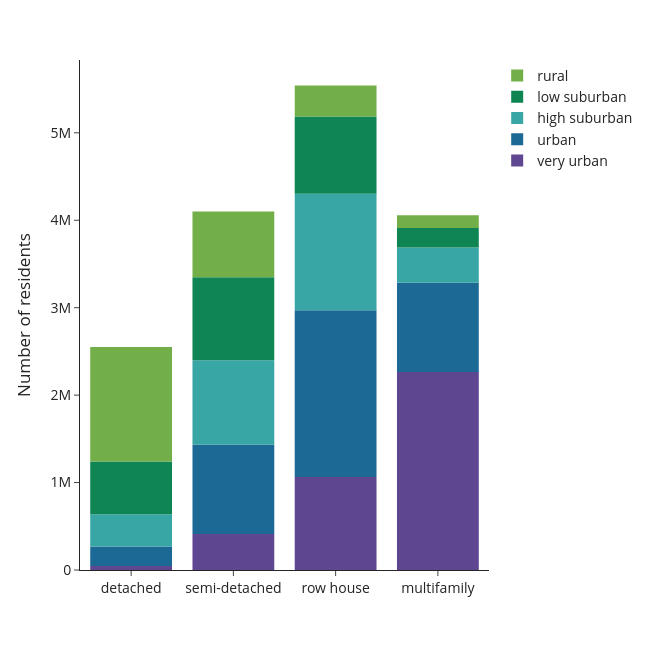

The notebook cell this image was saved under:
### Code cell
df = use['n_hhdmem'+year].groupby(level=[1,3], sort=False).sum().reset_index()
    fig = px.bar(df, y='n_hhdmem'+year, x='typology_lab',color='density_lab', 
                 #text=df['percentage'].apply(lambda x: '{0:.1%}'.format(x)), 
                 labels={'n_hhdmem'+year:'Number of residents',
                         'typology_lab':'',
                         'density_lab':''}, 
                 template='simple_white', 
             color_discrete_sequence=px.colors.qualitative.Prism) 
    #fig.update_traces(textposition='inside')
    fig.update_layout(width=650, height=650, 
                      #xaxis_tickformat = '.0%',
                      font=dict(size=14),
                      legend=dict(
        traceorder='reversed',
        #orientation="h",
        #entrywidth=70,
        #yanchor="bottom",
        #y=1.02,
        #xanchor="left",
        #x=-0.25
    ))
    fig.update_traces(marker_line_width=0)
    fig.write_image('visualisations/'+class_name_short+'/stackedbars_cap_per_type_urb'+year+age_group+'.png', scale=3)
    fig.show()

### Figure 1 — Plotly figure (JSON) as saved in the notebook; plotly's stock layout.template omitted (floating-point values rounded to 4 significant figures)
{"data": [{"alignmentgroup": "True", "hovertemplate": "=%{x}<br>Number of residents=%{y}<extra></extra>", "legendgroup": "very urban", "marker": {"color": "rgb(95, 70, 144)", "line": {"width": 0}, "pattern": {"shape": ""}}, "name": "very urban", "offsetgroup": "very urban", "orientation": "v", "showlegend": true, "textposition": "auto", "type": "bar", "x": ["detached", "semi-detached", "row house", "multifamily"], "xaxis": "x", "y": [44335, 412045, 1062745, 2263730], "yaxis": "y"}, {"alignmentgroup": "True", "hovertemplate": "=%{x}<br>Number of residents=%{y}<extra></extra>", "legendgroup": "urban", "marker": {"color": "rgb(29, 105, 150)", "line": {"width": 0}, "pattern": {"shape": ""}}, "name": "urban", "offsetgroup": "urban", "orientation": "v", "showlegend": true, "textposition": "auto", "type": "bar", "x": ["detached", "semi-detached", "row house", "multifamily"], "xaxis": "x", "y": [224395, 1023460, 1908590, 1022270], "yaxis": "y"}, {"alignmentgroup": "True", "hovertemplate": "=%{x}<br>Number of residents=%{y}<extra></extra>", "legendgroup": "high suburban", "marker": {"color": "rgb(56, 166, 165)", "line": {"width": 0}, "pattern": {"shape": ""}}, "name": "high suburban", "offsetgroup": "high suburban", "orientation": "v", "showlegend": true, "textposition": "auto", "type": "bar", "x": ["detached", "semi-detached", "row house", "multifamily"], "xaxis": "x", "y": [368500, 964065, 1332375, 403450], "yaxis": "y"}, {"alignmentgroup": "True", "hovertemplate": "=%{x}<br>Number of residents=%{y}<extra></extra>", "legendgroup": "low suburban", "marker": {"color": "rgb(15, 133, 84)", "line": {"width": 0}, "pattern": {"shape": ""}}, "name": "low suburban", "offsetgroup": "low suburban", "orientation": "v", "showlegend": true, "textposition": "auto", "type": "bar", "x": ["detached", "semi-detached", "row house", "multifamily"], "xaxis": "x", "y": [603315, 947485, 883130, 222050], "yaxis": "y"}, {"alignmentgroup": "True", "hovertemplate": "=%{x}<br>Number of residents=%{y}<extra></extra>", "legendgroup": "rural", "marker": {"color": "rgb(115, 175, 72)", "line": {"width": 0}, "pattern": {"shape": ""}}, "name": "rural", "offsetgroup": "rural", "orientation": "v", "showlegend": true, "textposition": "auto", "type": "bar", "x": ["detached", "semi-detached", "row house", "multifamily"], "xaxis": "x", "y": [1308500, 753020, 354220, 145910], "yaxis": "y"}], "layout": {"barmode": "relative", "font": {"size": 14}, "height": 650, "legend": {"title": {"text": ""}, "tracegroupgap": 0, "traceorder": "reversed"}, "margin": {"t": 60}, "width": 650, "xaxis": {"anchor": "y", "domain": [0, 1], "title": {"text": ""}}, "yaxis": {"anchor": "x", "domain": [0, 1], "title": {"text": "Number of residents"}}}}
